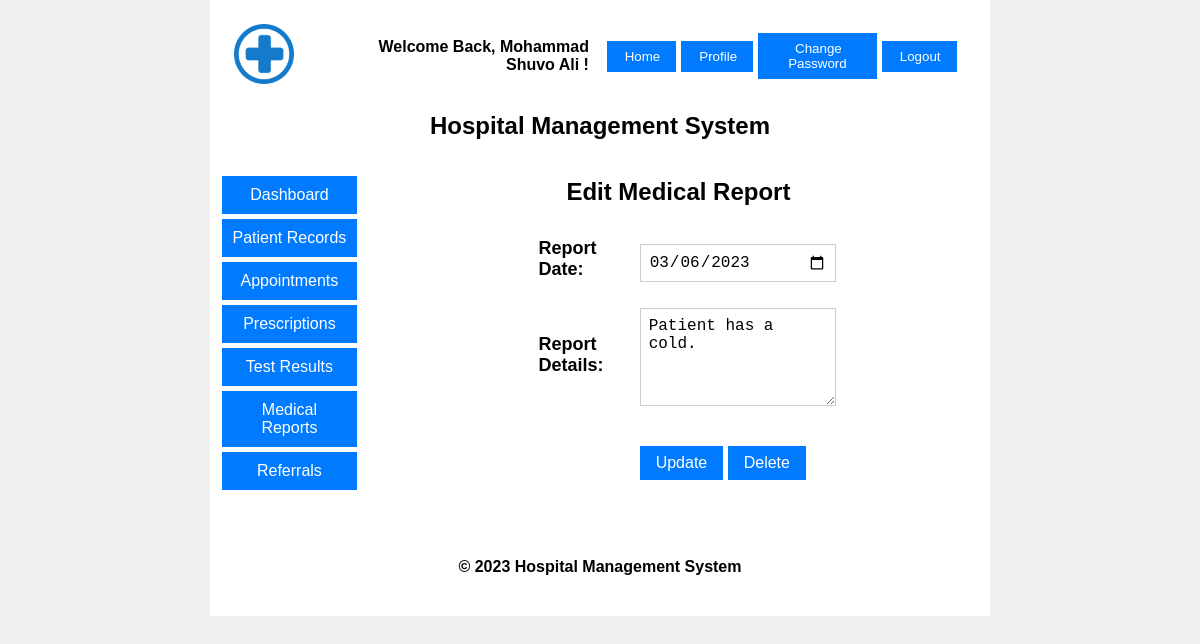
Page /views/edit_report.php?report_id=1 (signed in) on the committed database.
### tables this page shows
CREATE TABLE `doctor` (
  `doctor_id` int(11) NOT NULL,
  `user_id` int(11) NOT NULL,
  `first_name` varchar(255) NOT NULL,
  `last_name` varchar(255) NOT NULL,
  `date_of_birth` date DEFAULT NULL,
  `gender` enum('male','female','other') DEFAULT NULL,
  `address` text DEFAULT NULL,
  `phone` varchar(20) DEFAULT NULL
);

CREATE TABLE `medical_reports` (
  `report_id` int(11) NOT NULL,
  `patient_id` int(11) NOT NULL,
  `report_date` date NOT NULL,
  `report_details` text NOT NULL
);

### models/edit_report_model.php (called while the page is built, shortened)
<?php
function get_report_details($report_id) {
    require 'config.php';
    $stmt = $pdo->prepare("SELECT * FROM medical_reports WHERE report_id = :report_id");
    $stmt->bindParam(':report_id', $report_id);
    $stmt->execute();
    return $stmt->fetch(PDO::FETCH_ASSOC);
}
?>

### controllers/edit_report_controller.php (called while the page is built, shortened)
<?php
$medical_reports = get_report_details($_GET['report_id']);
?>

### views/edit_report.php (the view, shortened to what this page needs)
<?php
require '../models/edit_report_model.php';
require '../controllers/edit_report_controller.php';
include '../views/header.php';
include '../views/sidebar.php';
?>
<td width="80%" valign="top">
  <h2 align='center'>Edit Medical Report</h2>
  <div class="dashboard-form">
    <form method="post" action=<?php echo htmlspecialchars($_SERVER["PHP_SELF"]); ?>>
      <table align="center">
        <tr>
          <td><input type="hidden" name="report_id" value="<?php echo $medical_reports['report_id']; ?>"></td>
        </tr>
        <tr>
          <td> <label for="report_date">Report Date:</label></td>
          <td><input type="date" name="report_date" value="<?php echo $medical_reports['report_date']; ?>"></td>
        </tr>
        <tr>
          <td><label for="report_details">Report Details:</label></td>
          <td><textarea name="report_details"><?php echo $medical_reports['report_details']; ?></textarea></td>
        </tr>
        <tr>
          <td></td>
          <td colspan="2" align="center">
            <input type="submit" name="update" value="Update">
            <input type="submit" name="delete" value="Delete" onclick="return confirm('Are you sure you want to delete this report?');">
          </td>
        </tr>
      </table>
      <br>
    </form>
  </div>
</td>
</tr>
<?php include '../views/footer.php'; ?>

### views/header.php (shortened to what this page needs)
<!DOCTYPE html>
<html lang="en">
<head>
	<?php
		if (isset($_COOKIE['mode'])) {
			$mode = $_COOKIE['mode'];
			if ($mode == 'light') {
				echo '<link rel="stylesheet" href="../views/css/light_style.css">';
			} else if ($mode == 'dark') {
				echo '<link rel="stylesheet" href="../views/css/dark_style.css">';
			}
		} else {
			echo '<link rel="stylesheet" href="../views/css/light_style.css">';
		}
	?>
</head>
<body>
	<table class="main_table" width="60%;" align='center'>
		<tr>
			<td colspan="4">
				<table width="100%;">
					<tr>
						<td width="100" height="40" align="center">
							<a href="index.php">
								<img src="../picture/logo.png" alt="HMS LOGO" width="60" height="60">
							</a>
						</td>
						<td align='right'>
							<nav style="text-align: right;">
								<?php
								if (isset($_SESSION['user_id']) && $_SESSION['role'] == 'doctor') {
									$user_id = $_SESSION['user_id'];
									require "../models/config.php";
									$stmt = $pdo->prepare("SELECT first_name, last_name FROM doctor WHERE user_id = :user_id");
									$stmt->bindParam(":user_id", $user_id);
									$stmt->execute();
									$doctor = $stmt->fetch(PDO::FETCH_ASSOC);
									if ($doctor) {
										$fname = ucwords($doctor['first_name']);
										$lname = ucwords($doctor['last_name']);
										echo '<b>Welcome Back, ' . $fname . ' ' . $lname . ' !</b> &nbsp&nbsp&nbsp&nbsp';
										echo '<button><a href="doctor_dashboard.php">Home</a></button>';
										echo '<button><a href="profile.php">Profile</a></button>';
										echo '<button><a href="change_password.php">Change Password</a></button>';
										echo '<button><a href="../controllers/logout.php">Logout</a></button> &nbsp';
									}
								}
								?>
							</nav>
						</td>
					</tr>
					<tr>
						<td colspan="2">
							<h2 align='center'>Hospital Management System</h2>
						</td>
					</tr>
				</table>
			</td>
		</tr>

### views/css/light_style.css (style rules this page uses)
body { font-family: Arial, sans-serif; background-color: #f0f0f0; margin: 0; padding: 0; }
.main_table { width: 65%; margin: 0 auto; background-color: #ffffff; }
th, td { padding: 10px; text-align: left; }
a { text-decoration: none; color: #1100ff; }
nav { display: flex; justify-content: flex-end; align-items: center; }
nav button { padding: 8px 16px; background-color: #007bff; color: #ffffff; border: none; cursor: pointer; margin-right: 5px; }
nav button a { color: #ffffff; margin-left: 2px; }
h2 { text-align: center; margin-top: 2px; margin-bottom: 2px; }
.dashboard-form { width: 50%; margin: 0 auto; }
.dashboard-form form { margin: 0 auto; text-align: center; }
.dashboard-form table { margin: 0 auto; width: 100%; border-collapse: collapse; }
.dashboard-form label { display: block; margin-bottom: 4px; font-weight: bold; font-size: 18px; }
.dashboard-form select, .dashboard-form input[type="text"], .dashboard-form input[type="email"], .dashboard-form input[type="date"], .dashboard-form textarea, .dashboard-form input[type="tel"], .dashboard-form input[type="time"], .dashboard-form input[type="password"] { width: 100%; padding: 8px; margin-top: 4px; font-size: 16px; border: 1px solid #ccc; }
.dashboard-form textarea { height: 80px; }
.dashboard-form input[type="submit"], .dashboard-form input[type="reset"], .dashboard-form input[type="checkbox"], .dashboard-form input[type="radio"] { display: inline-block; margin: 0; padding: 8px 16px; margin-top: 16px; background-color: #007bff; color: #fff; text-decoration: none; border: none; cursor: pointer; font-size: 16px; }

### rows in the picture
doctor: first_name "Mohammad Shuvo", last_name "Ali"
medical_reports: report_date "03/06/2023", report_details "Patient has a cold."
